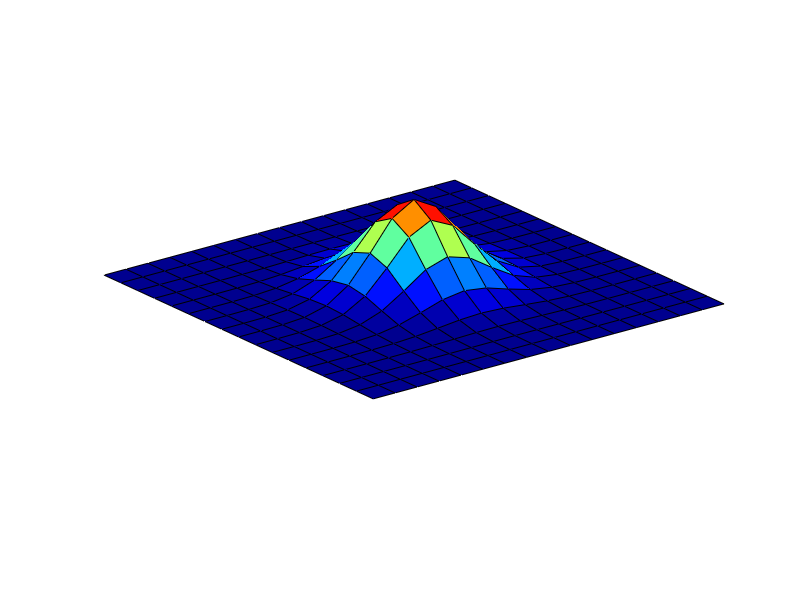

Write the MATLAB code that produced this figure. (Note: this script raises an error after producing the figure.)
clc
clear
close all
tic()

%% preliminaries
colormap(jet);
m = 17;
n = m;
h = 2/m;
Int = linspace(-1,1,m);
[XX,YY] = meshgrid(Int,Int);
U_init = 4.*exp(-(XX.^2+YY.^2)./0.1);
U_init(1,:) = zeros(1,m);
U_init(m,:) = zeros(1,m);
U_init(:,1) = zeros(m,1);
U_init(:,m) = zeros(m,1);
U_init = reshape(U_init,m*n,1);
U = reshape(U_init,m*n,1);
delta_t = 0.0001;
num_steps = 4000;
coords = [-1 1 -1 1 -6 6];
%% 

%% Experiment

set(gcf, 'Color','white')
surf(Int,Int,reshape(U_init,m,n))
axis(coords)
set(gca, 'nextplot','replacechildren', 'Visible','off');

nFrames = 471;
vidObj = VideoWriter('Heat_FD_Dirichlet.avi');
vidObj.Quality = 100;
vidObj.FrameRate = 20;
open(vidObj);
writeVideo(vidObj, getframe(gca));

%% 4th order Adams-Bashforth Adams-Moulton Predictor Corrector
ode_rhs_fun = @(x)Heat_RHS_Dirichlet(x,h,h,m,n);
[U,F] = RK4_auto_start(ode_rhs_fun,U_init,delta_t);

for ii=1:num_steps
    [U,F] = ABMPC4_auto(U,F,ode_rhs_fun,delta_t);
    if mod(ii,6)==4
        surf(Int,Int,reshape(U,m,n))
        axis(coords)
        drawnow()
        writeVideo(vidObj, getframe(gca));
    end
end
%%

%% 4th order Runge Kutta solver
% ode_rhs_fun = @(x)Heat_RHS_Dirichlet(x,h,h,m,n);
% 
% for ii=1:num_steps
%     U = RK4_auto(U,ode_rhs_fun,delta_t);
%     if mod(ii,2)==1
%         surf(Int,Int,reshape(U,m,n))
%         axis(coords)
%         drawnow()
%         writeVideo(vidObj, getframe(gca));
%     end
% end
%%

close(vidObj);

toc()